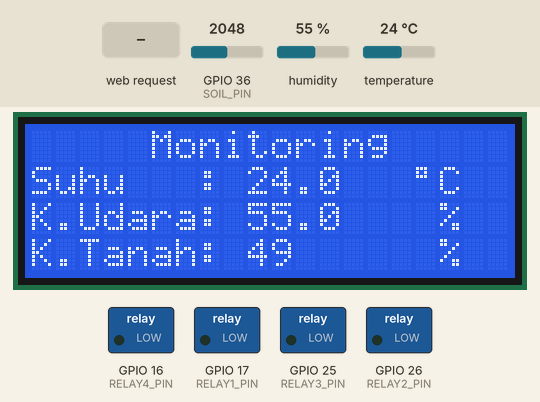
The sketch below on a simulated ESP32. Parts: 20×4 character LCD, switched loads named in the sketch (green lamp = pin HIGH). Inputs (shaded band) come from the test bench; at power-on: GPIO 36 (SOIL_PIN) = 2048, humidity 55 %, temperature 24 °C (analog values on the 0–4095 scale). WiFi joins after 1.5 s; servers stay silent unless stated; what the sketch prints to the serial monitor is not drawn.

Above: at 9.9 s.
10.0 s: GPIO 36 (SOIL_PIN) set to 2833
At 11.6 s:
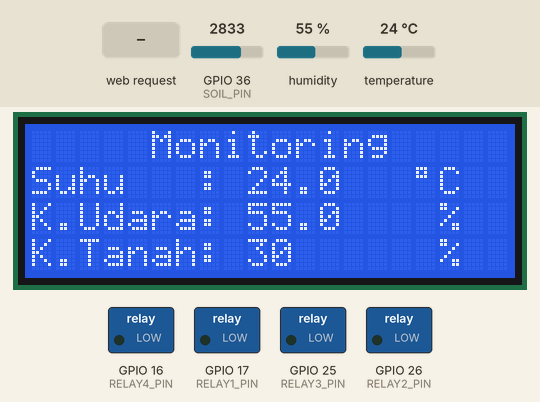
12.4 s: GPIO 36 (SOIL_PIN) set to 2927
At 14.2 s:
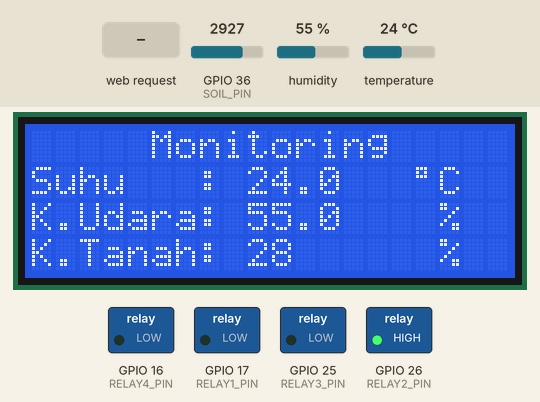
14.5 s: HTTP request GET /relay?ch=1&state=1 received
At 14.72 s:
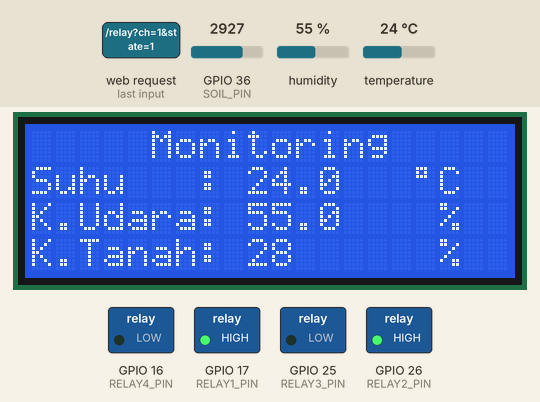
16.4 s: humidity set to 22 %
At 17.8 s:
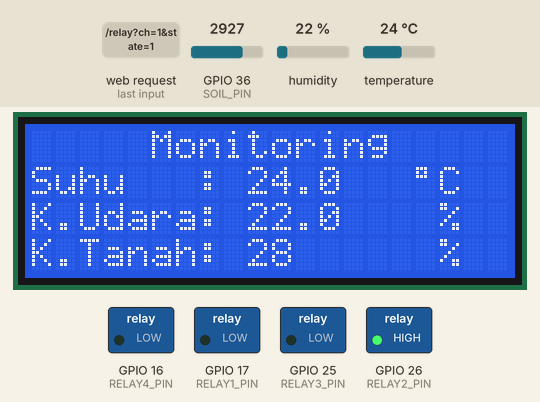
18.9 s: temperature set to 12 °C
At 20.5 s:
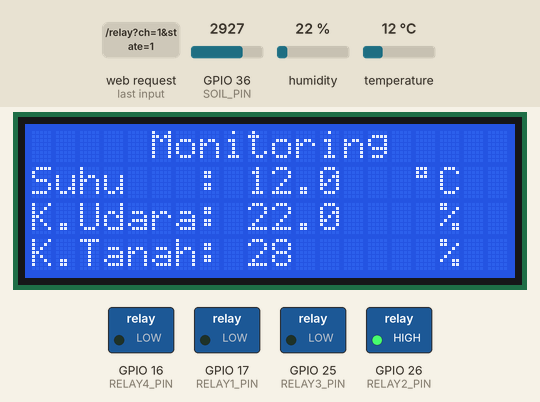
24.7 s: humidity set to 40 %
At 26.5 s:
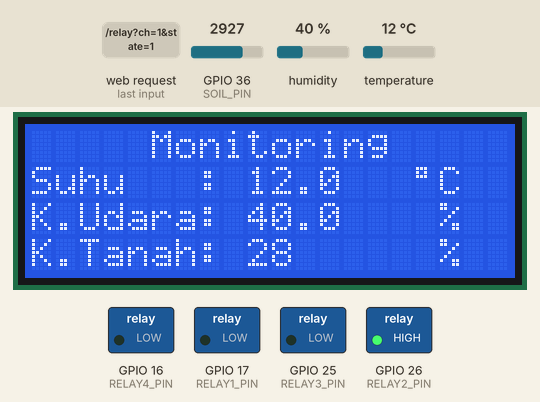
Timing chart, 0 to 28.0 s (numbered marks = the images above; inputs shaded):
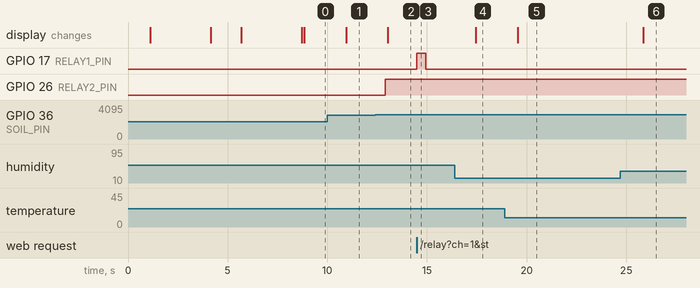

The sketch:

Proyek_ESP32_Irigasidindadimas.ino
```cpp
/*
  Proyek 4A - Embedded System Agroteknologi
  Board  : WeMos D1 R32 / ESP32
  Sensor : DHT21 + Soil Moisture Analog
  Output : LCD 20x4 I2C + ThingSpeak + Web API
  Kontrol: Relay 4 Channel, digunakan 2 tombol web

  Wiring:
  DHT21 DATA          -> GPIO4
  Soil Moisture AO    -> GPIO34

  LCD I2C 20x4:
  SDA -> GPIO21
  SCL -> GPIO22
  VCC -> 5V
  GND -> GND

  Relay:
  Relay 1 IN -> GPIO17
  Relay 2 IN -> GPIO26
  Relay 3 IN -> GPIO25
  Relay 4 IN -> GPIO33

  Web API:
  /data
  /relay?ch=1&state=1
  /relay?ch=1&state=0
  /relay?ch=2&state=1
  /relay?ch=2&state=0
*/

#include <WiFi.h>
#include <WebServer.h>
#include <ThingSpeak.h>
#include <Adafruit_Sensor.h>
#include <DHT.h>
#include <Wire.h>
#include <LiquidCrystal_I2C.h>
#include <elapsedMillis.h>

// ===============================
// GANTI BAGIAN INI SESUAI PUNYA LU
// ===============================
const char* ssid = "UGMURO-INET";
const char* password = "Gepuk15000";

const char* writeAPIKey = "YIPE4HL7OH12HWME";
const unsigned long channelID = 3399912;
// ===============================

// Pin sensor
#define DHTPIN 4
#define DHTTYPE DHT21
#define SOIL_PIN 36

// Pin relay 4 channel
#define RELAY1_PIN 17
#define RELAY2_PIN 26
#define RELAY3_PIN 25
#define RELAY4_PIN 16

// Kalau relay lu nyala kebalik, ubah jadi true
// Banyak relay module itu ACTIVE LOW
const bool RELAY_ACTIVE_LOW = false;

// Kalau mau relay otomatis berdasarkan sensor, ubah jadi true
// Kalau mau relay dikontrol dari tombol website, biarkan false
const bool AUTO_CONTROL = true;

// Batas otomatis
const int SOIL_DRY_LIMIT = 30;       // Pompa ON jika kelembapan tanah < 30%
const int TEMP_LIMIT = 24;           // Relay 1 ON jika suhu > 24
const int HUMIDITY_LIMIT = 75;       // Relay 1 ON jika humidity > 75

// Interval waktu
unsigned long thingSpeakInterval = 15000;
unsigned long sensorInterval = 500;
unsigned long displayInterval = 1000;

elapsedMillis thingSpeakMillis;
elapsedMillis sensorMillis;
elapsedMillis displayMillis;

// Object
WiFiClient client;
WebServer server(80);
DHT dht(DHTPIN, DHTTYPE);
LiquidCrystal_I2C lcd(0x27, 20, 4);

// Variabel sensor
int soilValue = 0;
int soilPercentage = 0;
float temperature = 0;
float humidity = 0;

// Status relay
bool relay1State = false;
bool relay2State = false;
bool relay3State = false;
bool relay4State = false;

// Status upload
String uploadStatus = "Upload: -";

// ===============================
// FUNGSI RELAY
// ===============================

void setRelayPin(int pin, bool state) {
  if (RELAY_ACTIVE_LOW) {
    digitalWrite(pin, state ? LOW : HIGH);
  } else {
    digitalWrite(pin, state ? HIGH : LOW);
  }
}

void setRelay(int channel, bool state) {
  if (channel == 1) {
    relay1State = state;
    setRelayPin(RELAY1_PIN, state);
  }
  else if (channel == 2) {
    relay2State = state;
    setRelayPin(RELAY2_PIN, state);
  }
  else if (channel == 3) {
    relay3State = state;
    setRelayPin(RELAY3_PIN, state);
  }
  else if (channel == 4) {
    relay4State = state;
    setRelayPin(RELAY4_PIN, state);
  }
}

void allRelayOff() {
  setRelay(1, false);
  setRelay(2, false);
  setRelay(3, false);
  setRelay(4, false);
}

// ===============================
// FUNGSI SENSOR
// ===============================

void readSensors() {
  temperature = dht.readTemperature();
  humidity = dht.readHumidity();

  delay(10);

  soilValue = analogRead(SOIL_PIN);

  // Sensor analog soil biasanya:
  // nilai besar = kering
  // nilai kecil = basah
  soilPercentage = map(soilValue, 4095, 0, 0, 100);
  soilPercentage = constrain(soilPercentage, 0, 100);

  Serial.print("Temperature: ");
  Serial.print(temperature);
  Serial.print(" C | Humidity: ");
  Serial.print(humidity);
  Serial.print(" % | Soil ADC: ");
  Serial.print(soilValue);
  Serial.print(" | Soil: ");
  Serial.print(soilPercentage);
  Serial.println(" %");
}

// ===============================
// KONTROL OTOMATIS OPSIONAL
// ===============================

void autoControlRelay() {
  if (AUTO_CONTROL == false) {
    return;
  }

  // Relay 1 otomatis berdasarkan suhu dan kelembapan udara
  if (!isnan(temperature) && !isnan(humidity)) {
    if (temperature > TEMP_LIMIT && humidity > HUMIDITY_LIMIT) {
      setRelay(1, true);
    } else {
      setRelay(1, false);
    }
  } else {
    setRelay(1, false);
  }

  // Relay 2 sebagai pompa otomatis berdasarkan kelembapan tanah
  if (soilPercentage < SOIL_DRY_LIMIT) {
    setRelay(2, true);
  } else {
    setRelay(2, false);
  }
}

// ===============================
// LCD
// ===============================

void lcdWelcome() {
  lcd.clear();

  lcd.setCursor(3, 0);
  lcd.print("Selamat Datang!");

  lcd.setCursor(0, 1);
  lcd.print("WS Agroteknologi IoT");

  lcd.setCursor(3, 3);
  lcd.print("-- UG MURO --");

  delay(3000);
  lcd.clear();
}

void lcdShowMainLabel() {
  lcd.clear();

  lcd.setCursor(5, 0);
  lcd.print("Monitoring");

  lcd.setCursor(0, 1);
  lcd.print("Suhu   : ");

  lcd.setCursor(0, 2);
  lcd.print("K.Udara: ");

  lcd.setCursor(0, 3);
  lcd.print("K.Tanah: ");
}

void updateLCD() {
  lcd.setCursor(5, 0);
  lcd.print("Monitoring");

  lcd.setCursor(9, 1);
  lcd.print("       ");
  lcd.setCursor(9, 1);

  if (isnan(temperature)) {
    lcd.print("Err");
  } else {
    lcd.print(temperature, 1);
  }

  lcd.setCursor(16, 1);
  lcd.print(char(223));
  lcd.print("C");

  lcd.setCursor(9, 2);
  lcd.print("       ");
  lcd.setCursor(9, 2);

  if (isnan(humidity)) {
    lcd.print("Err");
  } else {
    lcd.print(humidity, 1);
  }

  lcd.setCursor(17, 2);
  lcd.print("%");

  lcd.setCursor(9, 3);
  lcd.print("       ");
  lcd.setCursor(9, 3);
  lcd.print(soilPercentage);

  lcd.setCursor(17, 3);
  lcd.print("%");
}

// ===============================
// WIFI
// ===============================

void connectWiFi() {
  Serial.println();
  Serial.print("Menghubungkan ke WiFi: ");
  Serial.println(ssid);

  lcd.clear();
  lcd.setCursor(0, 0);
  lcd.print("Connecting WiFi...");
  lcd.setCursor(0, 1);
  lcd.print(ssid);

  WiFi.begin(ssid, password);

  int retry = 0;

  while (WiFi.status() != WL_CONNECTED && retry < 30) {
    delay(500);
    Serial.print(".");
    retry++;
  }

  if (WiFi.status() == WL_CONNECTED) {
    Serial.println();
    Serial.println("WiFi Connected!");
    Serial.print("IP ESP32: ");
    Serial.println(WiFi.localIP());

    lcd.clear();
    lcd.setCursor(0, 0);
    lcd.print("WiFi Connected");

    lcd.setCursor(0, 1);
    lcd.print("IP:");

    lcd.setCursor(0, 2);
    lcd.print(WiFi.localIP());

    delay(3000);
  } else {
    Serial.println();
    Serial.println("WiFi gagal terhubung");

    lcd.clear();
    lcd.setCursor(0, 0);
    lcd.print("WiFi Gagal");

    lcd.setCursor(0, 1);
    lcd.print("Cek SSID/PASS");

    delay(3000);
  }
}

// ===============================
// THINGSPEAK
// ===============================

void uploadThingSpeak() {
  if (WiFi.status() != WL_CONNECTED) {
    uploadStatus = "WiFi Error";
    Serial.println("WiFi tidak terhubung. Upload dibatalkan.");
    return;
  }

  ThingSpeak.setField(1, temperature);
  ThingSpeak.setField(2, humidity);
  ThingSpeak.setField(3, soilPercentage);
  ThingSpeak.setField(4, soilValue);
  ThingSpeak.setField(5, relay1State ? 1 : 0);
  ThingSpeak.setField(6, relay2State ? 1 : 0);

  int x = ThingSpeak.writeFields(channelID, writeAPIKey);

  if (x == 200) {
    uploadStatus = "OK";
    Serial.println("ThingSpeak update successful.");
  } else {
    uploadStatus = "Error " + String(x);
    Serial.println("ThingSpeak update failed. HTTP error code: " + String(x));
  }
}

// ===============================
// CORS UNTUK WEBSITE DARI VSCODE
// ===============================

void sendCorsHeader() {
  server.sendHeader("Access-Control-Allow-Origin", "*");
  server.sendHeader("Access-Control-Allow-Methods", "GET, POST, OPTIONS");
  server.sendHeader("Access-Control-Allow-Headers", "Content-Type");
}

// ===============================
// WEB API: /data
// ===============================

void handleData() {
  sendCorsHeader();

  String json = "{";

  json += "\"soil\":" + String(soilPercentage) + ",";
  json += "\"soilRaw\":" + String(soilValue) + ",";

  if (isnan(temperature)) {
    json += "\"temperature\":0,";
  } else {
    json += "\"temperature\":" + String(temperature, 1) + ",";
  }

  if (isnan(humidity)) {
    json += "\"humidity\":0,";
  } else {
    json += "\"humidity\":" + String(humidity, 1) + ",";
  }

  json += "\"relay1\":" + String(relay1State ? 1 : 0) + ",";
  json += "\"relay2\":" + String(relay2State ? 1 : 0) + ",";
  json += "\"relay3\":" + String(relay3State ? 1 : 0) + ",";
  json += "\"relay4\":" + String(relay4State ? 1 : 0);

  json += "}";

  server.send(200, "application/json", json);
}

// ===============================
// WEB API: /relay?ch=1&state=1
// ===============================

void handleRelay() {
  sendCorsHeader();

  if (!server.hasArg("ch") || !server.hasArg("state")) {
    server.send(400, "text/plain", "Parameter salah. Gunakan /relay?ch=1&state=1");
    return;
  }

  int channel = server.arg("ch").toInt();
  int state = server.arg("state").toInt();

  if (channel < 1 || channel > 4) {
    server.send(400, "text/plain", "Channel relay harus 1 sampai 4");
    return;
  }

  if (state != 0 && state != 1) {
    server.send(400, "text/plain", "State harus 0 atau 1");
    return;
  }

  setRelay(channel, state == 1);

  String response = "Relay ";
  response += String(channel);
  response += state == 1 ? " ON" : " OFF";

  Serial.println(response);

  server.send(200, "text/plain", response);
}

void handleRoot() {
  sendCorsHeader();

  String text = "ESP32 Web API aktif\n";
  text += "Buka /data untuk melihat JSON sensor\n";
  text += "Contoh: /relay?ch=1&state=1";

  server.send(200, "text/plain", text);
}

void setupWebServer() {
  server.on("/", HTTP_GET, handleRoot);
  server.on("/data", HTTP_GET, handleData);
  server.on("/relay", HTTP_GET, handleRelay);

  server.begin();

  Serial.println("Web API ESP32 berjalan.");
  Serial.print("Cek data di: http://");
  Serial.print(WiFi.localIP());
  Serial.println("/data");
}

// ===============================
// SETUP
// ===============================

void setup() {
  Serial.begin(115200);
  delay(1000);

  // LCD
  lcd.init();
  lcd.backlight();
  lcdWelcome();

  // Pin sensor
  pinMode(SOIL_PIN, INPUT);

  // Pin relay
  pinMode(RELAY1_PIN, OUTPUT);
  pinMode(RELAY2_PIN, OUTPUT);
  pinMode(RELAY3_PIN, OUTPUT);
  pinMode(RELAY4_PIN, OUTPUT);

  allRelayOff();

  // Sensor
  dht.begin();

  // ADC ESP32
  analogReadResolution(12);
  analogSetPinAttenuation(SOIL_PIN, ADC_11db);

  // WiFi
  connectWiFi();

  // ThingSpeak
  ThingSpeak.begin(client);

  // Web API
  setupWebServer();

  // Tampilan utama LCD
  lcdShowMainLabel();

  // Baca sensor awal
  readSensors();
  updateLCD();
}

// ===============================
// LOOP
// ===============================

void loop() {
  // Wajib supaya ESP32 bisa menerima request dari website VSCode
  server.handleClient();

  // Reconnect WiFi kalau putus
  if (WiFi.status() != WL_CONNECTED) {
    connectWiFi();
  }

  // Baca sensor
  if (sensorMillis >= sensorInterval) {
    readSensors();
    autoControlRelay();
    sensorMillis = 0;
  }

  // Update LCD
  if (displayMillis >= displayInterval) {
    updateLCD();
    displayMillis = 0;
  }

  // Upload ThingSpeak
  if (thingSpeakMillis >= thingSpeakInterval) {
    uploadThingSpeak();
    thingSpeakMillis = 0;
  }
}
```

Measured:
- the behaviour switches between 2866 and 2867 on GPIO 36 (SOIL_PIN) (found by bisection; images 1 and 2)
- after the input at 10.0 s, the display: changes after 0.95 s (image 1)
- after the input at 12.4 s, GPIO 26 (RELAY2_PIN): LOW → HIGH after 0.50 s; the display: changes after 0.64 s (image 2)
- after the input at 14.5 s, GPIO 17 (RELAY1_PIN): LOW → HIGH at once, → LOW 0.45 s later
- after the input at 16.4 s, the display: changes after 1.0 s (image 4)
- after the input at 18.9 s, the display: changes after 0.65 s (image 5)
- after the input at 24.7 s, the display: changes after 1.1 s (image 6)
